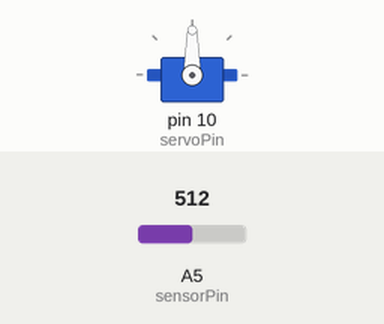
Simulated run of this sketch. Board: Arduino Uno, built with avr-gcc and run on an emulated ATmega328P. Parts: servo. The inputs (shaded band) are chosen by the test bench; at power-on: A5 (sensorPin) = 512.

Above: at 0.05 s.
At 3.4 s:
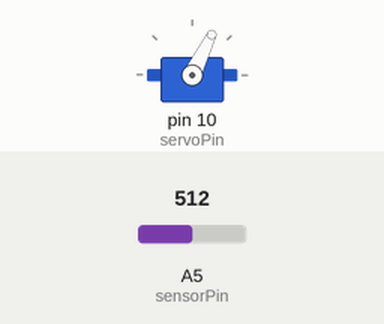
Timing chart, 0 to 7.9 s (numbered marks = the images above):
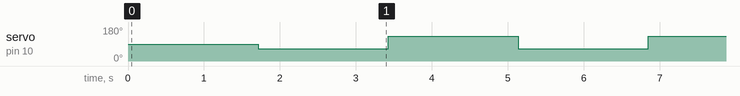

The sketch:

ClutchLuft.ino
```cpp
  #include <SPI.h>        //Needed for CAN-Bus
#include <mcp2515.h>    //CAN-Bus library
#include <stdint.h>     //library for aduino
#include <arduino.h>    //Standard arduino library.
#include <Servo.h>      //Servo library


MCP2515 mcp2515(7);
struct can_frame myMessage;

Servo servo;

int servoPin = 10;
const uint8_t sensorPin = 19;
uint16_t sensorValue = 0;
uint16_t InBar = 0;
int16_t engage = 1900; // servo position 0 degrees
int16_t disengage = 1200; // servo position 90 degrees
long timer = 4000;
void setup() {
pinMode(sensorPin, INPUT);
servo.attach(servoPin);
SPI.begin();
mcp2515.reset();
mcp2515.setBitrate(CAN_500KBPS);
mcp2515.setNormalMode();
}

// the loop routine runs over and over again forever:
void loop() {
  delay(100);
  sensorSend();
delay(100);
  sensorSend();
delay(100);
sensorSend();
delay(100);
sensorSend();
delay(100);
sensorSend();
delay(100);
sensorSend();
delay(100);
sensorSend();
delay(100);
sensorSend();
delay(100);
sensorSend();
delay(100);
sensorSend();
delay(100);
sensorSend();
delay(100);
sensorSend();
delay(100);
sensorSend();
delay(100);
sensorSend();
delay(100);
sensorSend();
delay(100);
sensorSend();
delay(100);
sensorSend();
  servo.writeMicroseconds(disengage);
  delay(100);
  sensorSend();
  delay(100);
  sensorSend();
delay(100);
sensorSend();
delay(100);
sensorSend();
delay(100);
sensorSend();
delay(100);
sensorSend();
delay(100);
sensorSend();
delay(100);
sensorSend();
delay(100);
sensorSend();
delay(100);
sensorSend();
delay(100);
sensorSend();
delay(100);
sensorSend();
delay(100);
sensorSend();
delay(100);
sensorSend();
delay(100);
sensorSend();
delay(100);
sensorSend();
delay(100);
sensorSend();
servo.writeMicroseconds(engage); // Connects the engine and wheels

}


void sensorSend()
{
  sensorValue = analogRead(sensorPin);
  InBar = map(sensorValue, 103, 921, 0, 250); // Remaps the bit value to conincide with BAR - info in datasheet
  myMessage.can_id = 0x21;
  myMessage.can_dlc = 1;
  myMessage.data[0] = InBar;
  mcp2515.sendMessage(&myMessage);
}
```

Measured:
- by itself, servo on pin 10 (servoPin): alternates 132° for 1.7 s and 64° for 1.7 s
